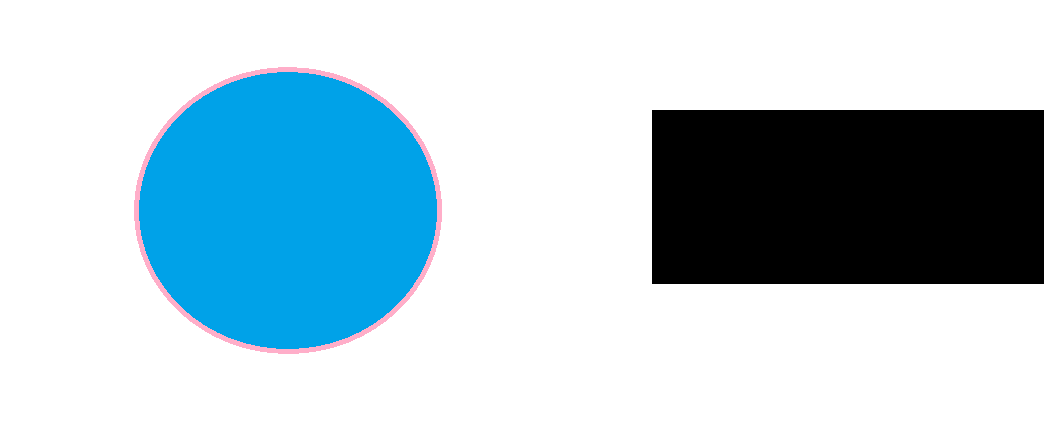
#> input picture p1.png, 1061 x 436 px
$ python -i shape_detector.py   (imports and definitions only)
#> lines starting #> are read from the running program, lines starting #| are printed output that depends on the picture; after the words box and inside, x2 and y2 are one past the last pixel; in counts of white or black regions, pixels touching at a corner belong together
#> further down, picture is the input picture: shape (436, 1061, 3); mean B, G, R 213.6, 203.6, 181.7
import cv2
import numpy as np


# [42 lines left out: function get_color_name, not called in this run]


def get_dominant_color_in_mask(image, mask):

    pixels = image[mask == 255]
    if len(pixels) == 0:
        return "unknown"


    non_white = pixels[~((pixels[:, 0] > 220) & (pixels[:, 1] > 220) & (pixels[:, 2] > 220))]
    if len(non_white) == 0:
        return "white"


    pixels_bgr = non_white.reshape(-1, 1, 3).astype(np.uint8)
    pixels_hsv = cv2.cvtColor(pixels_bgr, cv2.COLOR_BGR2HSV).reshape(-1, 3)

    h_med = int(np.median(pixels_hsv[:, 0]))
    s_med = int(np.median(pixels_hsv[:, 1]))
    v_med = int(np.median(pixels_hsv[:, 2]))


    if v_med < 40:
        return "black"
    if s_med < 30 and v_med > 200:
        return "white"
    if s_med < 50:
        return "gray"

    if h_med < 10 or h_med >= 160:
        if s_med > 150 and v_med > 150:
            return "red"
        elif s_med < 150 and v_med > 180:
            return "pink"
        return "red"

    if 10 <= h_med < 20:
        return "orange"

    if 20 <= h_med < 33:
        if s_med > 200:
            return "orange"
        return "yellow"

    if 33 <= h_med < 85:
        return "green"

    if 85 <= h_med < 100:
        return "cyan"

    if 100 <= h_med < 130:
        return "blue"

    if 130 <= h_med < 160:
        return "purple"

    return "unknown"


def detect_shapes(image):
    """
    Detectează formele dintr-o imagine folosind multiple metode de threshold.
    Returnează lista: [{shape, color, contour, center, area}]
    """
    gray = cv2.cvtColor(image, cv2.COLOR_BGR2GRAY)
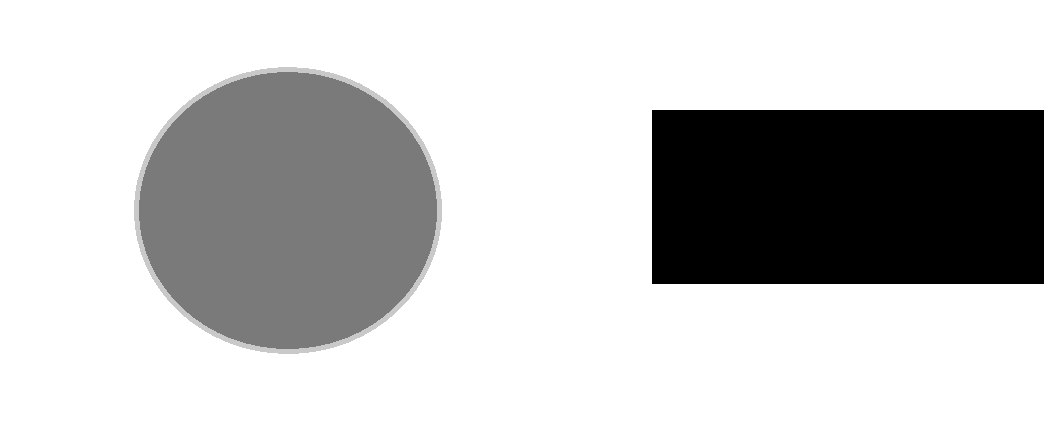
#> gray: shape (436, 1061); min 0, max 255, mean 198.2
    blurred = cv2.GaussianBlur(gray, (7, 7), 0)

    all_contours = []


    thresh1 = cv2.adaptiveThreshold(
        blurred, 255,
        cv2.ADAPTIVE_THRESH_GAUSSIAN_C,
        cv2.THRESH_BINARY_INV, 21, 4
    )
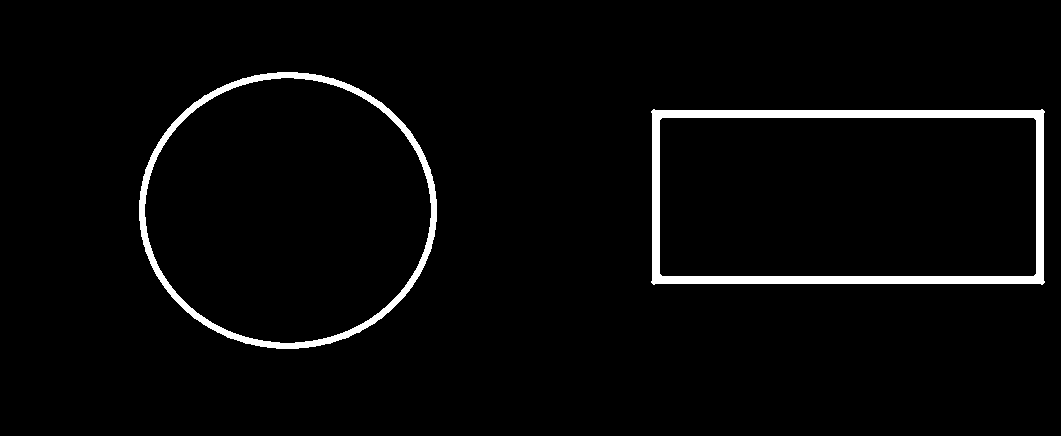
#> thresh1: shape (436, 1061); 3.1% white; 2 white regions
    c1, _ = cv2.findContours(thresh1, cv2.RETR_EXTERNAL, cv2.CHAIN_APPROX_SIMPLE)
#> c1 = 2 contours; box (x1, y1, x2, y2) and area: (651, 109, 1045, 285) 67659, (139, 72, 437, 349) 64390
    all_contours.extend(c1)


    edges = cv2.Canny(blurred, 30, 100)
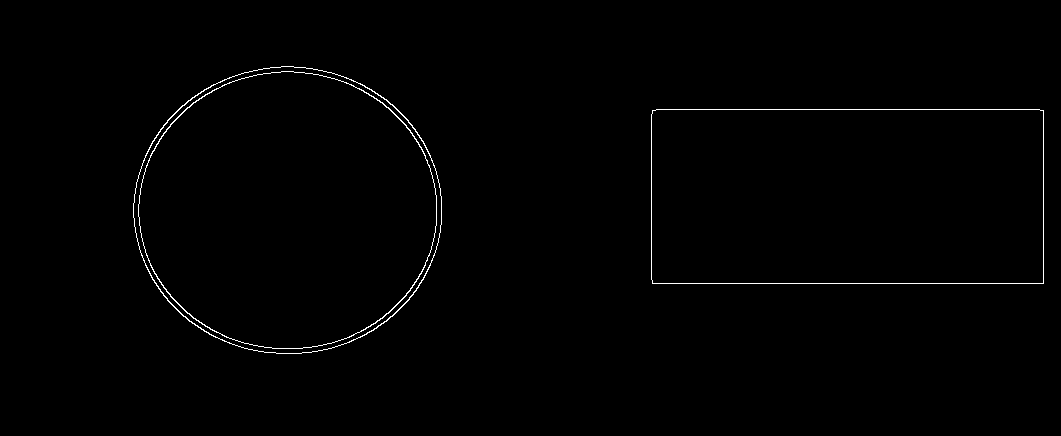
#> edges: shape (436, 1061); 0.71% white in thin lines or dots, all inside (x1, y1, x2, y2) = (133, 66, 1044, 354)
    kernel = np.ones((3, 3), np.uint8)
    edges = cv2.dilate(edges, kernel, iterations=2)
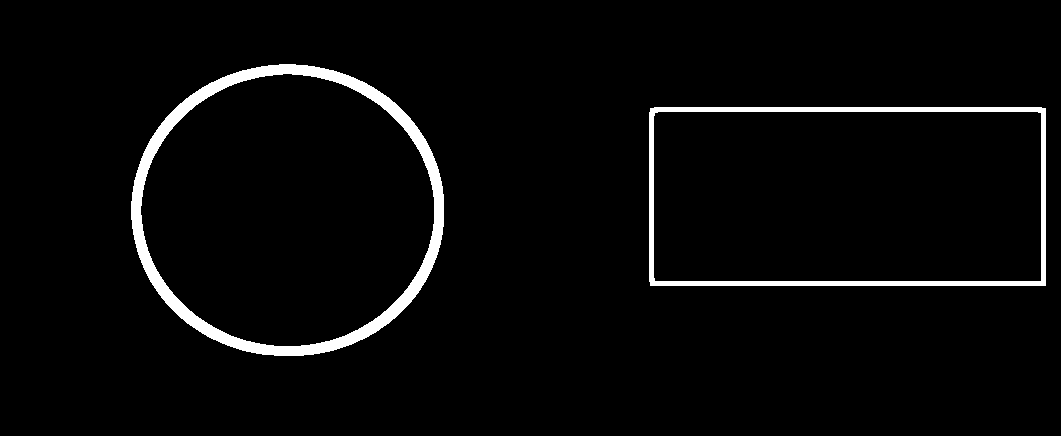
#> edges: shape (436, 1061); 3.4% white; 2 white regions
    c2, _ = cv2.findContours(edges, cv2.RETR_EXTERNAL, cv2.CHAIN_APPROX_SIMPLE)
#> c2 = 2 contours; box (x1, y1, x2, y2) and area: (131, 64, 444, 356) 71769, (649, 107, 1046, 286) 70473
    all_contours.extend(c2)


    for channel_combo in [
        cv2.cvtColor(image, cv2.COLOR_BGR2HSV)[:, :, 1],
        cv2.cvtColor(image, cv2.COLOR_BGR2LAB)[:, :, 1],
        cv2.cvtColor(image, cv2.COLOR_BGR2LAB)[:, :, 2],   #
    ]:
        _, thresh_ch = cv2.threshold(channel_combo, 0, 255, cv2.THRESH_BINARY + cv2.THRESH_OTSU)
        c_ch, _ = cv2.findContours(thresh_ch, cv2.RETR_EXTERNAL, cv2.CHAIN_APPROX_SIMPLE)
        all_contours.extend(c_ch)
#> this loop made 3 passes
#> c_ch on passes 2 to 3: [[[0, 0], [0, 435], [1060, 435], [1060, 0]]], [[[0, 0], [0, 435], [1060, 435], [1060, 0]]]
#> pass 1, in detect_shapes, `_, thresh_ch = cv2.threshold(channel_combo, 0, 255, cv2.THRESH_BINARY ..`:
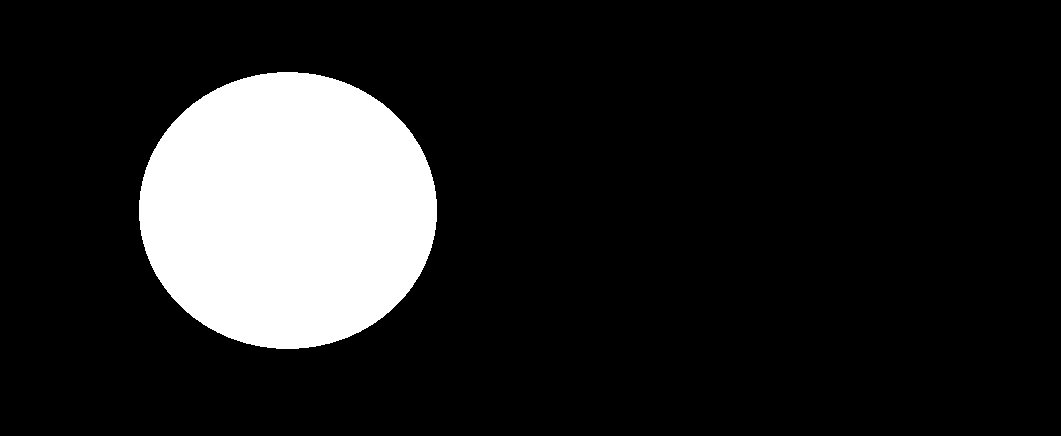
#> thresh_ch: shape (436, 1061); 14% white; 1 white region, box (x1, y1, x2, y2) and area: (139, 72, 437, 349) 64767
#> after the loop, all_contours = 7 contours; box (x1, y1, x2, y2) and area: (0, 0, 1061, 436) 461100, (0, 0, 1061, 436) 461100, (131, 64, 444, 356) 71769, (649, 107, 1046, 286) 70473, (651, 109, 1045, 285) 67659, (139, 72, 437, 349) 64390, (139, 72, 437, 349) 64361


    min_area = max(500, image.shape[0] * image.shape[1] * 0.002)
#> min_area = 925.2
    max_area = image.shape[0] * image.shape[1] * 0.95
#> max_area = 439466.2

    shapes = []
    used_centers = []

    for contour in all_contours:
        area = cv2.contourArea(contour)
        if area < min_area or area > max_area:
            continue


        M = cv2.moments(contour)
        if M["m00"] == 0:
            continue
        cx = int(M["m10"] / M["m00"])
        cy = int(M["m01"] / M["m00"])


        too_close = False
        for uc in used_centers:
            if abs(cx - uc[0]) < 30 and abs(cy - uc[1]) < 30:
                too_close = True
                break
        if too_close:
            continue


        perimeter = cv2.arcLength(contour, True)
        if perimeter == 0:
            continue

        approx = cv2.approxPolyDP(contour, 0.03 * perimeter, True)
        vertices = len(approx)

        circularity = 4 * np.pi * area / (perimeter * perimeter)

        if vertices == 3:
            shape_name = "triangle"
        elif vertices == 4:
            x, y, w, h = cv2.boundingRect(approx)
            ratio = w / float(h)
            shape_name = "square" if 0.85 <= ratio <= 1.15 else "rectangle"
        elif vertices == 5:
            shape_name = "pentagon"
        elif vertices == 6:
            shape_name = "hexagon"
        elif vertices > 6:
            if circularity > 0.88:
                shape_name = "circle"
            else:
                shape_name = f"polygon({vertices})"
        else:
            shape_name = "circle" if circularity > 0.75 else f"polygon({vertices})"


        mask = np.zeros(image.shape[:2], dtype=np.uint8)
        cv2.drawContours(mask, [contour], -1, 255, -1)
        color = get_dominant_color_in_mask(image, mask)

        shapes.append({
            "shape":   shape_name,
            "color":   color,
            "contour": contour,
            "center":  (cx, cy),
            "area":    area,
        })
        used_centers.append((cx, cy))
#> this loop made 7 passes
#> (area, cx, cy, perimeter, approx, vertices, circularity, x) on pass 1: (67659, 847, 196, 1134.6, [[651, 111], [653, 284], [1044, 282], [1042, 109]], 4, 0.66, 651)
#> (area, cx, cy, perimeter, vertices, circularity, shape_name, h_med in get_dominant_color_in_mask) on pass 2: (64390, 287, 210, 949.2, 8, 0.898, 'circle', 99)
#> mask: shape (436, 1061); 14% white; 1 white region, box (x1, y1, x2, y2) and area: (139, 72, 437, 349) 64796
#> after the loop, shapes = 2 items; used_centers = [(847, 196), (287, 210)]


    shapes.sort(key=lambda s: s["area"], reverse=True)
    return shapes


# [29 lines left out: functions draw_shapes, change_shape_color, not called in this run]

>>> import cv2
>>> picture = cv2.imread('p1.png')
>>> result = detect_shapes(picture)
#> result = 2 items
